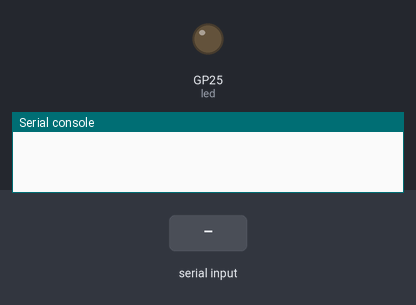
Simulated run of this program. Board: Raspberry Pi Pico running MicroPython. On the bench: output pins drawn as LEDs (lit = HIGH), the last lines printed to the serial console. Inputs (shaded band) come from the test bench.

Above: at 1.2 s.
1.3 s: "1" received over the second serial link
At 1.8 s:
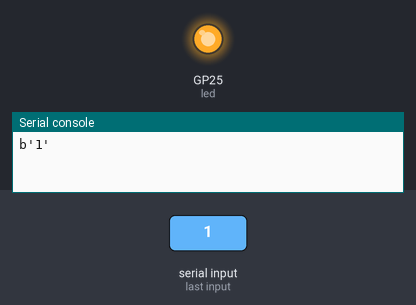
3.0 s: "0" received over the second serial link
At 4.1 s:
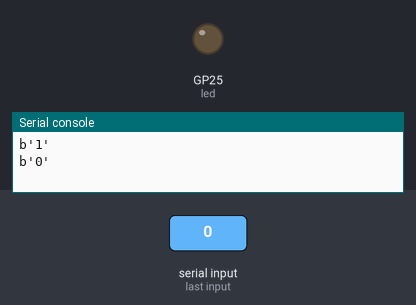
4.5 s: "2" received over the second serial link
At 5.3 s:
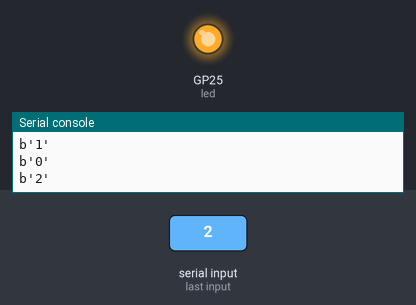
Timing chart, 0 to 7.5 s (numbered marks = the images above; inputs shaded):
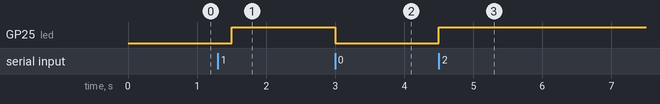

The program:

UART.py
```python
from machine import UART, Pin
import time

# Initialize UART0 on GPIO0 (TX) and GPIO1 (RX)
uart = UART(0, baudrate=9600, tx=Pin(0), rx=Pin(1))
led = Pin('LED',Pin.OUT)

while True:
    if uart.any():  # Check if there's data available to read
        led.toggle()
        data = uart.read()  # Read data from UART
        print(data)
    time.sleep(0.5)  # Small delay to prevent flooding
```

Measured:
- after the input at 1.3 s, GP25 (led): LOW → HIGH after 0.20 s
- after the input at 3.0 s, GP25 (led): HIGH → LOW at once
- after the input at 4.5 s, GP25 (led): LOW → HIGH at once
